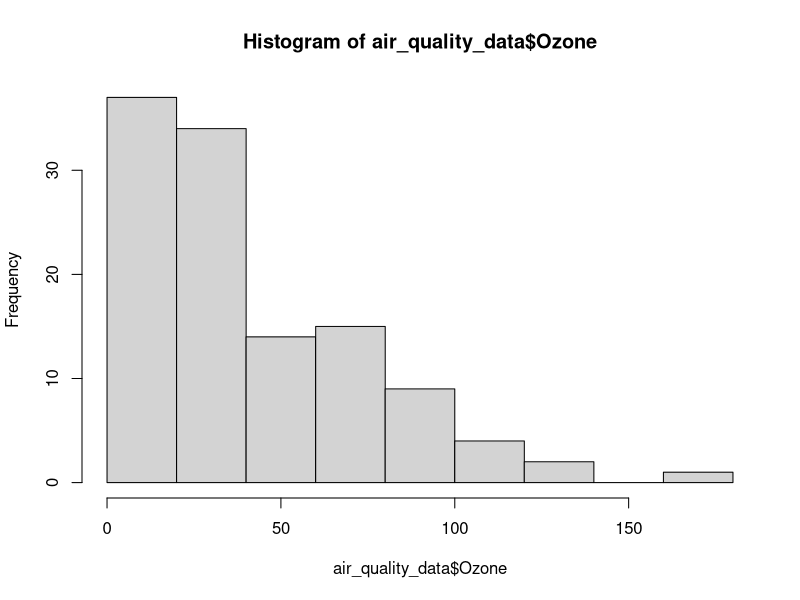
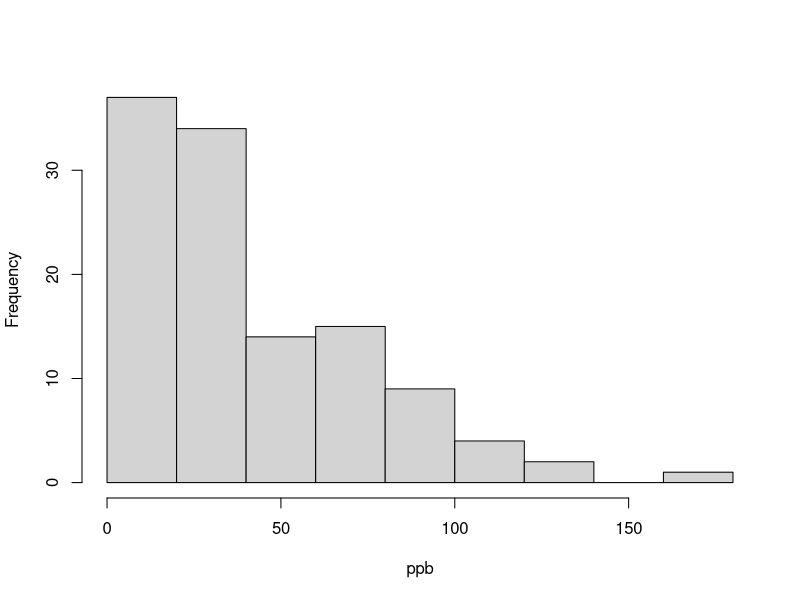
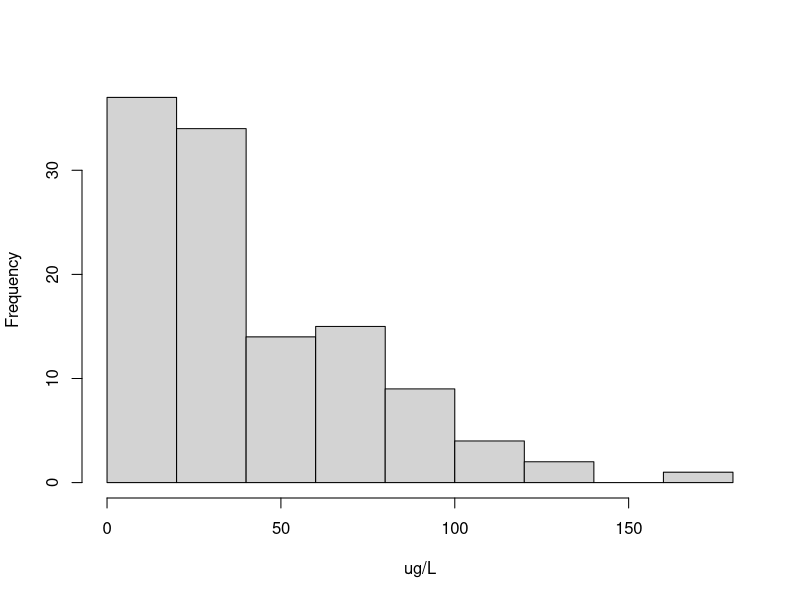
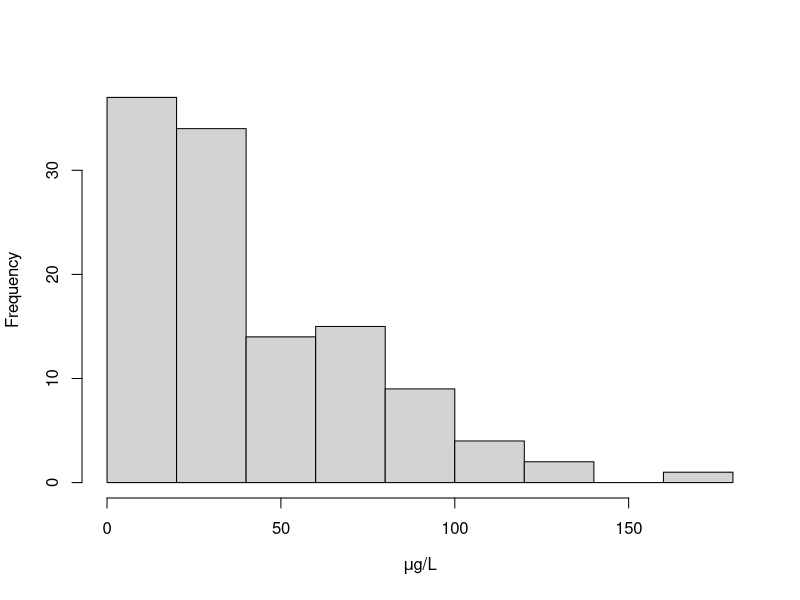
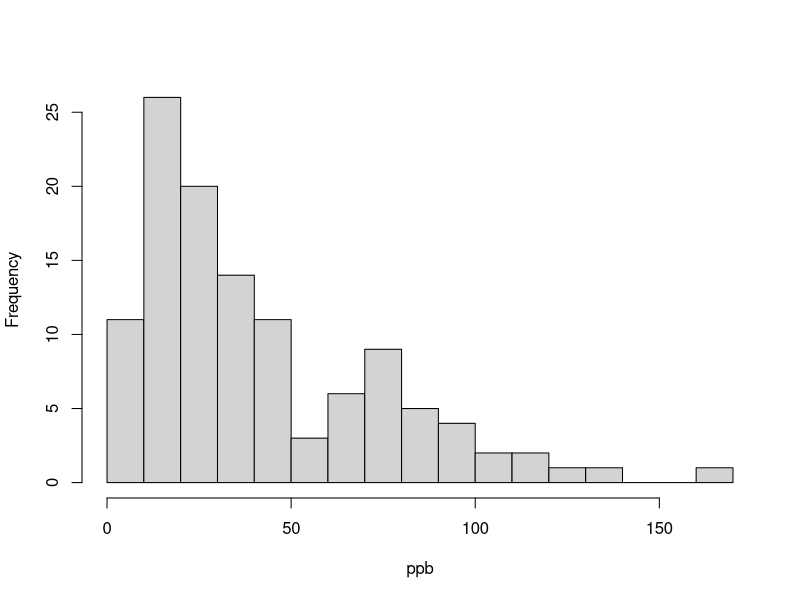
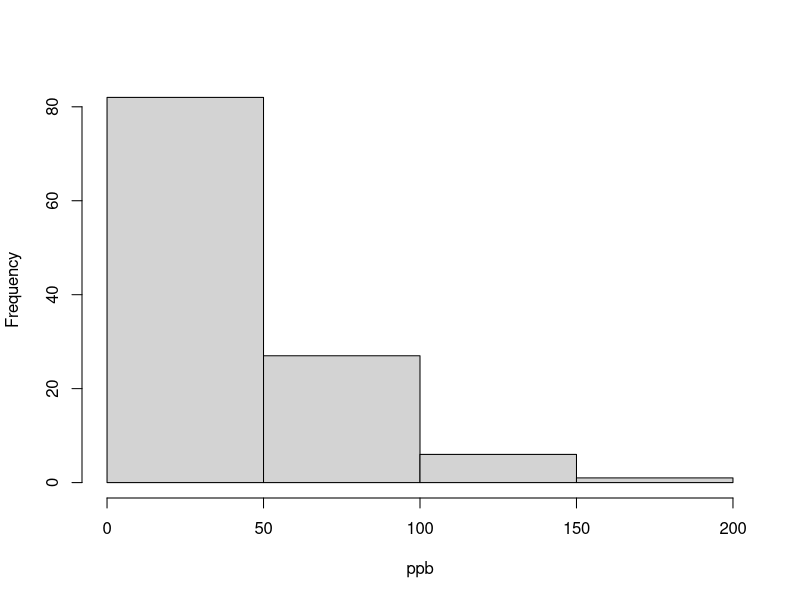
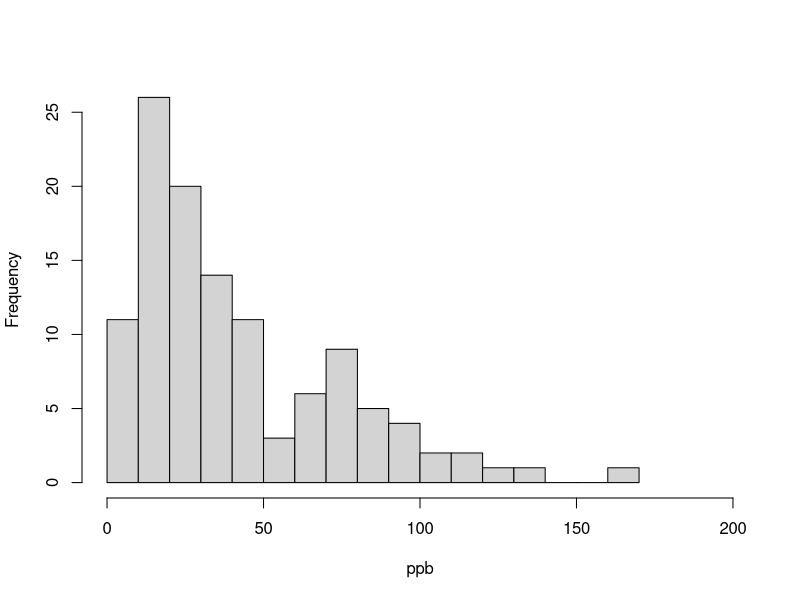
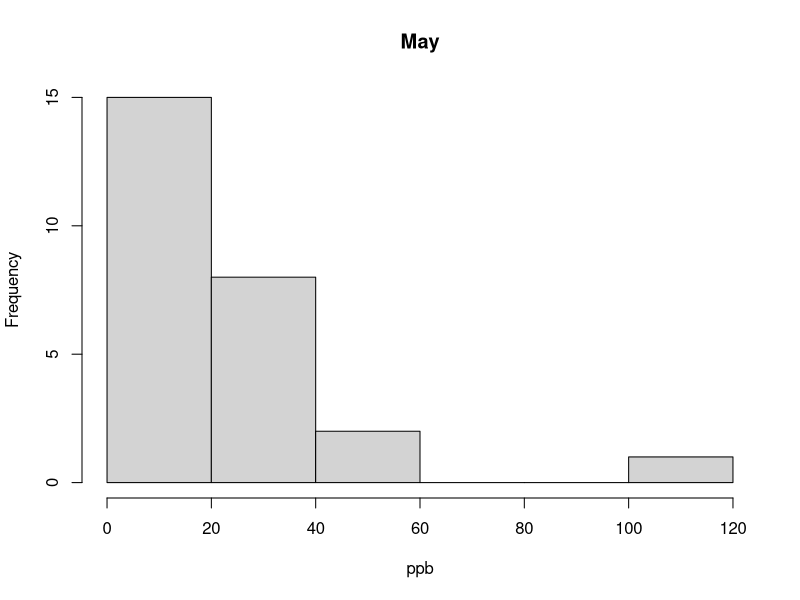

Source code (R) for these figures, in order:
####R_intro.R####

# Title: Introduction to R and RStudio
# Project: ENGS 37 DIFUSE
# Author: Monika Roznere and Andy Bean
# Date: Feb 9, 2022

# This script will step through loading and manipulating simple air quality data
# to get you familiar with basic R commands.
# Dartmouth College and Thayer School of Engineering, 2022

#=====================================================

## Load Data

# Load a small air quality data file provided by R.
# We are creating a dataframe named "air_quality_data" that is a list of vectors of the same length that are related across.
# Read the arrow <- as "gets".
air_quality_data_full <- airquality

# If you do not want to load data from an R package, you may load data directly from your computer.
# Uncomment the last line in block.
# In this case, the provided "intro_dataset.csv" has tab delimited values, so the command is read.delim().
# A window should pop up - navigate to the file "intro_dataset.csv" and select it.
# file.choose() prompts pop-up window for file selection.
# air_quality_data_full <- read.csv(file.choose())


## Basic Data Info

# Prints the entire dataframe in the Console.
air_quality_data_full
# lists the column names for you
colnames(air_quality_data_full)
# str() gives # rows, # columns (variables), and the object (modeling) type of each variable.
str(air_quality_data_full)
# head() shows the first 6 rows of data.
head(air_quality_data_full)
# length() gives # rows, $ notation denotes column.
length(air_quality_data_full$Ozone)


## Taking a Subset of Data

# We will only be using 2 variables (Ozone and Month).
# Thus, we will take this subset:
air_quality_data <- subset(air_quality_data_full, select=c(Ozone, Month))

# One can also choose the columns by what you do not want included:
# air_quality_data <- subset(air_quality_data_full, select=-c(Wind, Solar.R, Temp, Day))


## Verifying Data

colnames(air_quality_data)

air_quality_data
str(air_quality_data)
head(air_quality_data)

## Histograms

help(hist)

# The default histogram in R:
hist(air_quality_data$Ozone)

# To save the graph, click "Export/Save as Image..." in the 'Plots' window. Or save as PDF.

# When you make a figure, you will always want to modify the graphical parameters from the default settings.
# Here we remove the main title and change the label on the x-axis.
hist(air_quality_data$Ozone, xlab="ppb", main="")
hist(air_quality_data$Ozone, xlab="ug/L", main="")
# To make the notation prettier.
hist(air_quality_data$Ozone, xlab=expression(paste(mu,"g/",L)), main="")
micrograms_per_liter <- expression(paste(mu,"g/",L)) # Can correspond the expression (value) to a variable name.

# Changing the number of bins in a histogram: 
# R determines the number of bins (or breaks) to put in a histogram that makes it look "prettiest" using something called the Sturges method.
# Alternatively, you can tell R how many bins you would like it to create:
hist(air_quality_data$Ozone, xlab="ppb", main="", breaks=22)
hist(air_quality_data$Ozone, xlab="ppb", main="", breaks=5)

# Notice that you can change the look of the histogram by changing the range of values shown on the x-axis:
hist(air_quality_data$Ozone, xlab="ppb", main="", breaks=22, xlim=c(0,200))

# But we really want a histogram of Ozone for each month. There are lots of different ways to accomplish this.
# First, the brute force method:
# Note, brackets index values are inclusive.
air_quality_data$Ozone[1:31] # Compare these values printed to console with the air_quality_data table.
hist(air_quality_data$Ozone[1:31], xlab="ppb", main="May")
hist(air_quality_data$Ozone[32:61], xlab="ppb", main="June")
hist(air_quality_data$Ozone[62:92], xlab="ppb", main="July")
hist(air_quality_data$Ozone[93:123], xlab="ppb", main="August")
hist(air_quality_data$Ozone[124:153], xlab="ppb", main="September")

air_quality_data$Month==5

# Using logical selection
hist(air_quality_data$Ozone[air_quality_data$Month==5], xlab="ppb", main="May")

# Next, let's try using a package to accomplish the same thing using a formula:
install.packages("lattice") 
library(lattice)

? histogram

histogram(~ Ozone | Month, data=air_quality_data)
histogram(~ Ozone | Month, data=air_quality_data, type="count") # Notice the difference?

#This is great for quickly looking at the data, but what if you want to change the look of the graphic before putting it in your write-up?
# Let's build up a graphic from scratch. R is awesome for producing publication-ready graphics.
# As a result, the number of graphical parameters you can control is overwhelming. 
? par

# Now we will set some graphical parameters ourselves.
# Build the figure we want:
par(mfrow=c(5,1), mar=c(4,2,2,2)+0.01, oma=c(2,2,0,0))
hist(air_quality_data$Ozone[1:31], xlab="", main="May", xlim=c(0,200))
hist(air_quality_data$Ozone[32:61], xlab="", main="June", xlim=c(0,200))
hist(air_quality_data$Ozone[62:92], xlab="", main="July", xlim=c(0,200))
hist(air_quality_data$Ozone[93:123], xlab="", main="August", xlim=c(0,200))
hist(air_quality_data$Ozone[124:153], xlab="", main="September", xlim=c(0,200))
mtext("ppb", 1, outer=TRUE, cex=1.5)
mtext("Frequency", 2, outer=TRUE, cex=1.5)


## Boxplots

# If you are having trouble plotting the boxplot due to the previous par window formatting, run this:
par(mfrow=c(1,1), mar=c(4,2,2,2)+0.01, oma=c(2,2,0,0))

boxplot(air_quality_data$Ozone, ylab="ppb", main="")
boxplot(air_quality_data$Ozone ~ air_quality_data$Month, xlab="Month", ylab="ppb")
# A neat trick:
points(air_quality_data$Month, air_quality_data$Ozone, col="red", cex=0.5)


## Numeric summaries

by(air_quality_data$Ozone, air_quality_data$Month, summary)


## Data Clean-Up

# nas <- is.na(air_quality_data)
# Returns a logical array of TRUEs where NAs are in the original set.
# New array is same size as data

# To remove rows of data that includes NA values:
air_quality_data_cleaned <- air_quality_data[complete.cases(air_quality_data), ]
air_quality_data_cleaned
hist(air_quality_data_cleaned$Ozone)


## Tidyverse Examples

install.packages("tidyverse")
install.packages("ggplot2")
library(tidyverse)
library(ggplot2)

# Histogram

qplot(air_quality_data$Ozone,
      geom = "histogram", # graph type
      binwidth = 3, # bin size
      main = "Histogram of Ozone", # figure title
      xlab = "ppb", # label for x axis
      fill = I("green"), # fill color
      col = I("black"), # outline color
      alpha = I(.5), # fill transparency (between 0-see through and 1-opaque)
      xlim = c(0, 200)) # x axis range

ggplot(data = air_quality_data, aes(air_quality_data$Ozone)) +
  geom_histogram(breaks = seq(0, 200, by = 3),
                 col = "black",
                 aes(fill = ..count..)) +
  scale_fill_gradient("Count", low = "green", high = "red")+
  labs(title = "Histogram of Ozone", x = "ppb", y = "Count")

multi <- air_quality_data %>% #tidyverse's "piping" functionality with "%>%"
  ggplot(aes(x = Ozone, color = Month, fill = Month)) +
  geom_histogram(alpha = 0.5, binwidth = 3) +
  theme(legend.position = "none") +
  xlab("") +
  ylab("ppb") +
  facet_wrap(~Month)
multi

# Boxplot

outliboxplot <- air_quality_data %>%
  ggplot(aes(x = Month, y = Ozone, fill = Month)) +
  geom_boxplot(outlier.color = "black", outlier.shape = 8, outlier.size = 2) + # outlier boxplot
  stat_summary(fun = mean, geom = "point", shape = 23, size = 4) # add mean diamond
outliboxplot

dotnboxplot <- air_quality_data %>%
  ggplot(aes(x = Month, y = Ozone)) + 
  geom_boxplot() + 
  geom_jitter(color = "black", size = 0.9, alpha = 0.8) +
  theme(panel.border = element_blank(),
        panel.background = element_blank(),
        panel.grid.major = element_blank(),
        panel.grid.minor = element_blank(),
        axis.line = element_line(color = "black"))
dotnboxplot

# Numeric summaries

? summarise

# To remove instances of NAs, as the following function calls will not work properly.
air_quality_data_cleaned <- air_quality_data[complete.cases(air_quality_data), ]

air_quality_data_cleaned %>%
  group_by(Month) %>%
  summarise(count = n(),
            df = count-1,
            mean = mean(Ozone),
            sd = sd(Ozone))

air_quality_data_cleaned %>%
  group_by(Month) %>%
  summarise(count = n(),
            df = count-1,
            min = min(Ozone),
            Q1 = quantile(Ozone, 0.25),
            M = median(Ozone),
            Q3 = quantile(Ozone, 0.75),
            max = max(Ozone))


#===
# END ####
#===
